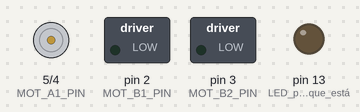
The sketch below on a simulated Arduino Uno, built with avr-gcc and run on an emulated ATmega328P. On the bench: motor-driver pin pairs drawn as motors (green arrow = first pin HIGH = forward, orange = second pin HIGH = backward, longer = more drive), switched loads named in the sketch (green lamp = pin HIGH), output pins drawn as LEDs (lit = HIGH). What the sketch prints to the serial monitor is not drawn.

Above: at 0.1 s.
At 10.6 s:
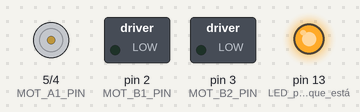
Timing chart, 0 to 12.1 s (numbered marks = the images above):
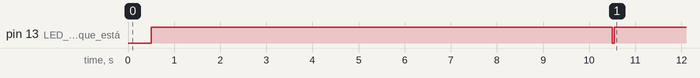

The sketch:

CodiMotorsBO.ino
```cpp
#include <QTRSensors.h>
#define MOT_A1_PIN 5
#define MOT_A2_PIN 4
#define MOT_B1_PIN 2
#define MOT_B2_PIN 3

QTRSensors qtr;

const uint8_t SensorCount = 8;
uint16_t sensorValues[SensorCount];
int base_iz = 60; // Velocidades base
int base_der = 60;
int correccion = 0;  // factor de corrección de las velocidades
int error = 0; // El error que es calculado cada vez
int error_anterior = 0;
float Kp =0.5;//1.2;//0.3;   // El factor proporcional, hay que ajustarlo en el valor ideal  //2
float Ki =0;//0.1;   // El factor integral, hay que ajustarlo                              //10000 //16000
float Kd =0.9;//0.5;//0.5;   // El factor derivativo que hay que ajustar                     //14  //7
int integral = 0; // la integral que va acumulando los errores
int derivativa = 0; // La derivativa calcula el incremento del error
int leftMotorSpeed; // las velocidades de los motores
int rightMotorSpeed;
int vel_maxima = 120;
int vel_minima = 0;
int sumaValors= 0;

void setup()
{
   pinMode(13, OUTPUT);  // LED para indicar que está calibrando
 Serial.begin(9600);
   //Setup Channel A
  pinMode(MOT_A1_PIN, OUTPUT); //Initiates Motor Channel A pin
  pinMode(MOT_A2_PIN, OUTPUT); //Initiates Brake Channel A pin
  //Setup Channel B
  pinMode(MOT_B1_PIN, OUTPUT); //Initiates Motor Channel A pin
  pinMode(MOT_B2_PIN, OUTPUT);  //Initiates Brake Channel A pin
  analogWrite(MOT_A1_PIN, LOW);
  analogWrite(MOT_B1_PIN, LOW);

   Serial.println("Calibrando");
  // Configuración de los sensores. Aquí ya usamos los que quedan libres del motor shield.
  qtr.setTypeRC();
  qtr.setSensorPins((const uint8_t[]){46,47,48,49,50,51,52,53}, SensorCount);
  qtr.setEmitterPin(16);

  delay(500);

  digitalWrite(13, HIGH); // Encendemos un led conectado a A3 para indicar que estamos calibrando

  // 2.5 ms RC read timeout (default) * 10 reads per calibrate() call
  // = ~25 ms per calibrate() call.
  // Call calibrate() 400 times to make calibration take about 10 seconds.
  for (uint16_t i = 0; i < 400; i++)
  {
    qtr.calibrate();
  }
  digitalWrite(13, LOW); // Ya ha calibrado
  // Imprimir los valores mínimos obtenidos cuando se calibraba:

  for (uint8_t i = 0; i < SensorCount; i++)
  {
    Serial.print(qtr.calibrationOn.minimum[i]);
    Serial.print(' ');
  }
  Serial.println();

  // Imprimir los valores máximos obtenidos al calibrar:
  for (uint8_t i = 0; i < SensorCount; i++)
  {
    Serial.print(qtr.calibrationOn.maximum[i]);
    Serial.print(' ');
  }
  Serial.println();
  Serial.println();
  //delay(1000);

}
void loop()
{
  sumaValors = (sensorValues[0]+sensorValues[1]+sensorValues[2]+sensorValues[3]+sensorValues[4]+sensorValues[5]+
  sensorValues[6]+sensorValues[7]);

  if(sumaValors>=5000){
   analogWrite(MOT_A1_PIN, 0);
   analogWrite(MOT_A2_PIN, 0);
   delay(4000);
  }
  avancar();

}
void avancar(){
  uint16_t position = qtr.readLineBlack(sensorValues);

  // Pintar los valores de los sensores de 0 a 1000 donde 1000 significa negro y 0 blanco
  for (uint8_t i = 0; i < SensorCount; i++)
  {
    Serial.print(sensorValues[i]);
    Serial.print('\t');
  }

  Serial.println(position);
  Serial.println(" | \t");

  error = position - 3500;
  error = error/20; //quant mes alt el factor divisor mes be va

  integral = integral + error; // La integral
  derivativa = error - error_anterior; // La derivativa
  correccion = Kp * error + Ki * integral + Kd * derivativa;
  //velocidad_recta = diferencia*exp(-Kv*abs(Kp*error));  // a más error, mucha menos velocidad (per anar mes rapid a la recta)
  //if(Kv == 0) velocidad_recta=0;
  leftMotorSpeed = base_iz + correccion;
  rightMotorSpeed  = base_der - correccion;

  error_anterior = error; //per a la derivada
  /////// La parte de frenar y limitar las velocidades
  if(leftMotorSpeed > vel_maxima) { leftMotorSpeed = vel_maxima; digitalWrite(13, HIGH);} //led
  if(rightMotorSpeed > vel_maxima) { rightMotorSpeed = vel_maxima; digitalWrite(13, HIGH);}
  digitalWrite(MOT_B2_PIN,LOW); // Quitamos el freno antes de decidir si lo ponemos
  if(leftMotorSpeed <= vel_minima) { leftMotorSpeed = vel_minima; digitalWrite(13,HIGH);  /*digitalWrite(A3, HIGH);*/} // El freno
  digitalWrite(MOT_A2_PIN,LOW); // Quitamos el freno antes de decidir si lo ponemos
  if(rightMotorSpeed <= vel_minima) { rightMotorSpeed = vel_minima; digitalWrite(13,HIGH);  /*digitalWrite(A3, HIGH);*/} // El freno

  analogWrite(MOT_A1_PIN, rightMotorSpeed);    //Spins the motor on Channel A
  analogWrite(MOT_B1_PIN, leftMotorSpeed);   //Spins the motor on Channel B
}
  //delay(250);
```

Measured:
- by itself, pin 13 (LED_para_indicar_que_está): HIGH → LOW at 10.5 s, → HIGH 0.04 s later
